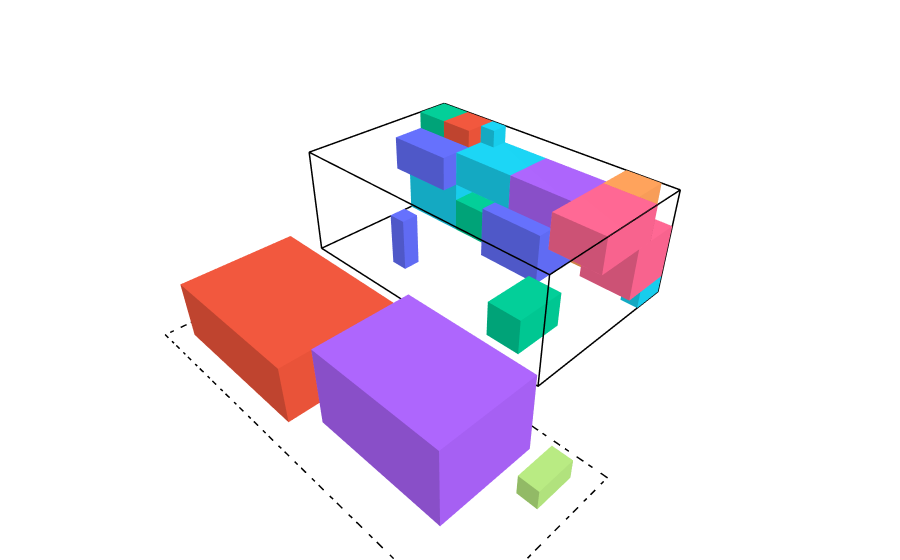

Write notebook code for a chart like this one.
### Markdown cell above
Berikut hasil penyelesaiannya serta visualisasinya.

### Code cell
print(result_2)
draw_state(result_2.final_state)

### Figure 1 — Plotly figure (JSON) as saved in the notebook; plotly's stock layout.template omitted (floating-point values rounded to 4 significant figures)
{"data": [{"hovertemplate": "%{hovertext}<extra></extra>", "hovertext": ["<b>ID:</b> T1<br><b>Size:</b> 10x16x6<br><b>Max_Capacity:</b> 250<br>", "<b>ID:</b> T1<br><b>Size:</b> 10x16x6<br><b>Max_Capacity:</b> 250<br>", "<b>ID:</b> T1<br><b>Size:</b> 10x16x6<br><b>Max_Capacity:</b> 250<br>", "<b>ID:</b> T1<br><b>Size:</b> 10x16x6<br><b>Max_Capacity:</b> 250<br>", "<b>ID:</b> T1<br><b>Size:</b> 10x16x6<br><b>Max_Capacity:</b> 250<br>", "<b>ID:</b> T1<br><b>Size:</b> 10x16x6<br><b>Max_Capacity:</b> 250<br>", "<b>ID:</b> T1<br><b>Size:</b> 10x16x6<br><b>Max_Capacity:</b> 250<br>", "<b>ID:</b> T1<br><b>Size:</b> 10x16x6<br><b>Max_Capacity:</b> 250<br>", "<b>ID:</b> T1<br><b>Size:</b> 10x16x6<br><b>Max_Capacity:</b> 250<br>", "<b>ID:</b> T1<br><b>Size:</b> 10x16x6<br><b>Max_Capacity:</b> 250<br>", "<b>ID:</b> T1<br><b>Size:</b> 10x16x6<br><b>Max_Capacity:</b> 250<br>", "<b>ID:</b> T1<br><b>Size:</b> 10x16x6<br><b>Max_Capacity:</b> 250<br>", "<b>ID:</b> T1<br><b>Size:</b> 10x16x6<br><b>Max_Capacity:</b> 250<br>", "<b>ID:</b> T1<br><b>Size:</b> 10x16x6<br><b>Max_Capacity:</b> 250<br>", "<b>ID:</b> T1<br><b>Size:</b> 10x16x6<br><b>Max_Capacity:</b> 250<br>", "<b>ID:</b> T1<br><b>Size:</b> 10x16x6<br><b>Max_Capacity:</b> 250<br>", "<b>ID:</b> T1<br><b>Size:</b> 10x16x6<br><b>Max_Capacity:</b> 250<br>", "<b>ID:</b> T1<br><b>Size:</b> 10x16x6<br><b>Max_Capacity:</b> 250<br>", "<b>ID:</b> T1<br><b>Size:</b> 10x16x6<br><b>Max_Capacity:</b> 250<br>", "<b>ID:</b> T1<br><b>Size:</b> 10x16x6<br><b>Max_Capacity:</b> 250<br>", "<b>ID:</b> T1<br><b>Size:</b> 10x16x6<br><b>Max_Capacity:</b> 250<br>", "<b>ID:</b> T1<br><b>Size:</b> 10x16x6<br><b>Max_Capacity:</b> 250<br>", "<b>ID:</b> T1<br><b>Size:</b> 10x16x6<br><b>Max_Capacity:</b> 250<br>", "<b>ID:</b> T1<br><b>Size:</b> 10x16x6<br><b>Max_Capacity:</b> 250<br>"], "line": {"color": "black", "width": 3}, "mode": "lines", "name": "Truck T1", "showlegend": false, "type": "scatter3d", "x": [0, 10, 10, 0, 0, null, 0, 10, 10, 0, 0, null, 0, 0, null, 10, 10, null, 10, 10, null, 0, 0, null], "y": [0, 0, 16, 16, 0, null, 0, 0, 16, 16, 0, null, 0, 0, null, 0, 0, null, 16, 16, null, 16, 16, null], "z": [0, 0, 0, 0, 0, null, 6, 6, 6, 6, 6, null, 0, 6, null, 0, 6, null, 0, 6, null, 0, 6, null]}, {"alphahull": 0, "color": "#FFA15A", "flatshading": true, "hovertemplate": "%{hovertext}<extra></extra>", "hovertext": ["<b>ID:</b> A1<br><b>Position:</b> (0, 13, 4)<br><b>Size:</b> 2x2x2<br><b>Value:</b> 90<br><b>Weight:</b> 8<br><b>Is_Fragile:</b> False<br><b>ETA:</b> 1", "<b>ID:</b> A1<br><b>Position:</b> (0, 13, 4)<br><b>Size:</b> 2x2x2<br><b>Value:</b> 90<br><b>Weight:</b> 8<br><b>Is_Fragile:</b> False<br><b>ETA:</b> 1", "<b>ID:</b> A1<br><b>Position:</b> (0, 13, 4)<br><b>Size:</b> 2x2x2<br><b>Value:</b> 90<br><b>Weight:</b> 8<br><b>Is_Fragile:</b> False<br><b>ETA:</b> 1", "<b>ID:</b> A1<br><b>Position:</b> (0, 13, 4)<br><b>Size:</b> 2x2x2<br><b>Value:</b> 90<br><b>Weight:</b> 8<br><b>Is_Fragile:</b> False<br><b>ETA:</b> 1", "<b>ID:</b> A1<br><b>Position:</b> (0, 13, 4)<br><b>Size:</b> 2x2x2<br><b>Value:</b> 90<br><b>Weight:</b> 8<br><b>Is_Fragile:</b> False<br><b>ETA:</b> 1", "<b>ID:</b> A1<br><b>Position:</b> (0, 13, 4)<br><b>Size:</b> 2x2x2<br><b>Value:</b> 90<br><b>Weight:</b> 8<br><b>Is_Fragile:</b> False<br><b>ETA:</b> 1", "<b>ID:</b> A1<br><b>Position:</b> (0, 13, 4)<br><b>Size:</b> 2x2x2<br><b>Value:</b> 90<br><b>Weight:</b> 8<br><b>Is_Fragile:</b> False<br><b>ETA:</b> 1", "<b>ID:</b> A1<br><b>Position:</b> (0, 13, 4)<br><b>Size:</b> 2x2x2<br><b>Value:</b> 90<br><b>Weight:</b> 8<br><b>Is_Fragile:</b> False<br><b>ETA:</b> 1"], "name": "Package A1", "opacity": 1, "showlegend": false, "type": "mesh3d", "x": [0, 2, 2, 0, 0, 2, 2, 0], "y": [13, 13, 15, 15, 13, 13, 15, 15], "z": [4, 4, 4, 4, 6, 6, 6, 6]}, {"alphahull": 0, "color": "#00CC96", "flatshading": true, "hovertemplate": "%{hovertext}<extra></extra>", "hovertext": ["<b>ID:</b> A2<br><b>Position:</b> (6, 12, 0)<br><b>Size:</b> 3x2x2<br><b>Value:</b> 85<br><b>Weight:</b> 10<br><b>Is_Fragile:</b> False<br><b>ETA:</b> 2", "<b>ID:</b> A2<br><b>Position:</b> (6, 12, 0)<br><b>Size:</b> 3x2x2<br><b>Value:</b> 85<br><b>Weight:</b> 10<br><b>Is_Fragile:</b> False<br><b>ETA:</b> 2", "<b>ID:</b> A2<br><b>Position:</b> (6, 12, 0)<br><b>Size:</b> 3x2x2<br><b>Value:</b> 85<br><b>Weight:</b> 10<br><b>Is_Fragile:</b> False<br><b>ETA:</b> 2", "<b>ID:</b> A2<br><b>Position:</b> (6, 12, 0)<br><b>Size:</b> 3x2x2<br><b>Value:</b> 85<br><b>Weight:</b> 10<br><b>Is_Fragile:</b> False<br><b>ETA:</b> 2", "<b>ID:</b> A2<br><b>Position:</b> (6, 12, 0)<br><b>Size:</b> 3x2x2<br><b>Value:</b> 85<br><b>Weight:</b> 10<br><b>Is_Fragile:</b> False<br><b>ETA:</b> 2", "<b>ID:</b> A2<br><b>Position:</b> (6, 12, 0)<br><b>Size:</b> 3x2x2<br><b>Value:</b> 85<br><b>Weight:</b> 10<br><b>Is_Fragile:</b> False<br><b>ETA:</b> 2", "<b>ID:</b> A2<br><b>Position:</b> (6, 12, 0)<br><b>Size:</b> 3x2x2<br><b>Value:</b> 85<br><b>Weight:</b> 10<br><b>Is_Fragile:</b> False<br><b>ETA:</b> 2", "<b>ID:</b> A2<br><b>Position:</b> (6, 12, 0)<br><b>Size:</b> 3x2x2<br><b>Value:</b> 85<br><b>Weight:</b> 10<br><b>Is_Fragile:</b> False<br><b>ETA:</b> 2"], "name": "Package A2", "opacity": 1, "showlegend": false, "type": "mesh3d", "x": [6, 9, 9, 6, 6, 9, 9, 6], "y": [12, 12, 14, 14, 12, 12, 14, 14], "z": [0, 0, 0, 0, 2, 2, 2, 2]}, {"alphahull": 0, "color": "#636EFA", "flatshading": true, "hovertemplate": "%{hovertext}<extra></extra>", "hovertext": ["<b>ID:</b> A3<br><b>Position:</b> (7, 4, 0)<br><b>Size:</b> 1x1x3<br><b>Value:</b> 70<br><b>Weight:</b> 5<br><b>Is_Fragile:</b> True<br><b>ETA:</b> 1", "<b>ID:</b> A3<br><b>Position:</b> (7, 4, 0)<br><b>Size:</b> 1x1x3<br><b>Value:</b> 70<br><b>Weight:</b> 5<br><b>Is_Fragile:</b> True<br><b>ETA:</b> 1", "<b>ID:</b> A3<br><b>Position:</b> (7, 4, 0)<br><b>Size:</b> 1x1x3<br><b>Value:</b> 70<br><b>Weight:</b> 5<br><b>Is_Fragile:</b> True<br><b>ETA:</b> 1", "<b>ID:</b> A3<br><b>Position:</b> (7, 4, 0)<br><b>Size:</b> 1x1x3<br><b>Value:</b> 70<br><b>Weight:</b> 5<br><b>Is_Fragile:</b> True<br><b>ETA:</b> 1", "<b>ID:</b> A3<br><b>Position:</b> (7, 4, 0)<br><b>Size:</b> 1x1x3<br><b>Value:</b> 70<br><b>Weight:</b> 5<br><b>Is_Fragile:</b> True<br><b>ETA:</b> 1", "<b>ID:</b> A3<br><b>Position:</b> (7, 4, 0)<br><b>Size:</b> 1x1x3<br><b>Value:</b> 70<br><b>Weight:</b> 5<br><b>Is_Fragile:</b> True<br><b>ETA:</b> 1", "<b>ID:</b> A3<br><b>Position:</b> (7, 4, 0)<br><b>Size:</b> 1x1x3<br><b>Value:</b> 70<br><b>Weight:</b> 5<br><b>Is_Fragile:</b> True<br><b>ETA:</b> 1", "<b>ID:</b> A3<br><b>Position:</b> (7, 4, 0)<br><b>Size:</b> 1x1x3<br><b>Value:</b> 70<br><b>Weight:</b> 5<br><b>Is_Fragile:</b> True<br><b>ETA:</b> 1"], "name": "Package A3", "opacity": 1, "showlegend": false, "type": "mesh3d", "x": [7, 8, 8, 7, 7, 8, 8, 7], "y": [4, 4, 5, 5, 4, 4, 5, 5], "z": [0, 0, 0, 0, 3, 3, 3, 3]}, {"alphahull": 0, "color": "#00CC96", "flatshading": true, "hovertemplate": "%{hovertext}<extra></extra>", "hovertext": ["<b>ID:</b> A4<br><b>Position:</b> (0, 0, 5)<br><b>Size:</b> 2x2x1<br><b>Value:</b> 65<br><b>Weight:</b> 6<br><b>Is_Fragile:</b> False<br><b>ETA:</b> 3", "<b>ID:</b> A4<br><b>Position:</b> (0, 0, 5)<br><b>Size:</b> 2x2x1<br><b>Value:</b> 65<br><b>Weight:</b> 6<br><b>Is_Fragile:</b> False<br><b>ETA:</b> 3", "<b>ID:</b> A4<br><b>Position:</b> (0, 0, 5)<br><b>Size:</b> 2x2x1<br><b>Value:</b> 65<br><b>Weight:</b> 6<br><b>Is_Fragile:</b> False<br><b>ETA:</b> 3", "<b>ID:</b> A4<br><b>Position:</b> (0, 0, 5)<br><b>Size:</b> 2x2x1<br><b>Value:</b> 65<br><b>Weight:</b> 6<br><b>Is_Fragile:</b> False<br><b>ETA:</b> 3", "<b>ID:</b> A4<br><b>Position:</b> (0, 0, 5)<br><b>Size:</b> 2x2x1<br><b>Value:</b> 65<br><b>Weight:</b> 6<br><b>Is_Fragile:</b> False<br><b>ETA:</b> 3", "<b>ID:</b> A4<br><b>Position:</b> (0, 0, 5)<br><b>Size:</b> 2x2x1<br><b>Value:</b> 65<br><b>Weight:</b> 6<br><b>Is_Fragile:</b> False<br><b>ETA:</b> 3", "<b>ID:</b> A4<br><b>Position:</b> (0, 0, 5)<br><b>Size:</b> 2x2x1<br><b>Value:</b> 65<br><b>Weight:</b> 6<br><b>Is_Fragile:</b> False<br><b>ETA:</b> 3", "<b>ID:</b> A4<br><b>Position:</b> (0, 0, 5)<br><b>Size:</b> 2x2x1<br><b>Value:</b> 65<br><b>Weight:</b> 6<br><b>Is_Fragile:</b> False<br><b>ETA:</b> 3"], "name": "Package A4", "opacity": 1, "showlegend": false, "type": "mesh3d", "x": [0, 2, 2, 0, 0, 2, 2, 0], "y": [0, 0, 2, 2, 0, 0, 2, 2], "z": [5, 5, 5, 5, 6, 6, 6, 6]}, {"alphahull": 0, "color": "#19D3F3", "flatshading": true, "hovertemplate": "%{hovertext}<extra></extra>", "hovertext": ["<b>ID:</b> B1<br><b>Position:</b> (0, 4, 3)<br><b>Size:</b> 3x4x2<br><b>Value:</b> 100<br><b>Weight:</b> 18<br><b>Is_Fragile:</b> False<br><b>ETA:</b> 4", "<b>ID:</b> B1<br><b>Position:</b> (0, 4, 3)<br><b>Size:</b> 3x4x2<br><b>Value:</b> 100<br><b>Weight:</b> 18<br><b>Is_Fragile:</b> False<br><b>ETA:</b> 4", "<b>ID:</b> B1<br><b>Position:</b> (0, 4, 3)<br><b>Size:</b> 3x4x2<br><b>Value:</b> 100<br><b>Weight:</b> 18<br><b>Is_Fragile:</b> False<br><b>ETA:</b> 4", "<b>ID:</b> B1<br><b>Position:</b> (0, 4, 3)<br><b>Size:</b> 3x4x2<br><b>Value:</b> 100<br><b>Weight:</b> 18<br><b>Is_Fragile:</b> False<br><b>ETA:</b> 4", "<b>ID:</b> B1<br><b>Position:</b> (0, 4, 3)<br><b>Size:</b> 3x4x2<br><b>Value:</b> 100<br><b>Weight:</b> 18<br><b>Is_Fragile:</b> False<br><b>ETA:</b> 4", "<b>ID:</b> B1<br><b>Position:</b> (0, 4, 3)<br><b>Size:</b> 3x4x2<br><b>Value:</b> 100<br><b>Weight:</b> 18<br><b>Is_Fragile:</b> False<br><b>ETA:</b> 4", "<b>ID:</b> B1<br><b>Position:</b> (0, 4, 3)<br><b>Size:</b> 3x4x2<br><b>Value:</b> 100<br><b>Weight:</b> 18<br><b>Is_Fragile:</b> False<br><b>ETA:</b> 4", "<b>ID:</b> B1<br><b>Position:</b> (0, 4, 3)<br><b>Size:</b> 3x4x2<br><b>Value:</b> 100<br><b>Weight:</b> 18<br><b>Is_Fragile:</b> False<br><b>ETA:</b> 4"], "name": "Package B1", "opacity": 1, "showlegend": false, "type": "mesh3d", "x": [0, 3, 3, 0, 0, 3, 3, 0], "y": [4, 4, 8, 8, 4, 4, 8, 8], "z": [3, 3, 3, 3, 5, 5, 5, 5]}, {"alphahull": 0, "color": "#636EFA", "flatshading": true, "hovertemplate": "%{hovertext}<extra></extra>", "hovertext": ["<b>ID:</b> B2<br><b>Position:</b> (0, 7, 0)<br><b>Size:</b> 4x4x3<br><b>Value:</b> 110<br><b>Weight:</b> 22<br><b>Is_Fragile:</b> False<br><b>ETA:</b> 2", "<b>ID:</b> B2<br><b>Position:</b> (0, 7, 0)<br><b>Size:</b> 4x4x3<br><b>Value:</b> 110<br><b>Weight:</b> 22<br><b>Is_Fragile:</b> False<br><b>ETA:</b> 2", "<b>ID:</b> B2<br><b>Position:</b> (0, 7, 0)<br><b>Size:</b> 4x4x3<br><b>Value:</b> 110<br><b>Weight:</b> 22<br><b>Is_Fragile:</b> False<br><b>ETA:</b> 2", "<b>ID:</b> B2<br><b>Position:</b> (0, 7, 0)<br><b>Size:</b> 4x4x3<br><b>Value:</b> 110<br><b>Weight:</b> 22<br><b>Is_Fragile:</b> False<br><b>ETA:</b> 2", "<b>ID:</b> B2<br><b>Position:</b> (0, 7, 0)<br><b>Size:</b> 4x4x3<br><b>Value:</b> 110<br><b>Weight:</b> 22<br><b>Is_Fragile:</b> False<br><b>ETA:</b> 2", "<b>ID:</b> B2<br><b>Position:</b> (0, 7, 0)<br><b>Size:</b> 4x4x3<br><b>Value:</b> 110<br><b>Weight:</b> 22<br><b>Is_Fragile:</b> False<br><b>ETA:</b> 2", "<b>ID:</b> B2<br><b>Position:</b> (0, 7, 0)<br><b>Size:</b> 4x4x3<br><b>Value:</b> 110<br><b>Weight:</b> 22<br><b>Is_Fragile:</b> False<br><b>ETA:</b> 2", "<b>ID:</b> B2<br><b>Position:</b> (0, 7, 0)<br><b>Size:</b> 4x4x3<br><b>Value:</b> 110<br><b>Weight:</b> 22<br><b>Is_Fragile:</b> False<br><b>ETA:</b> 2"], "name": "Package B2", "opacity": 1, "showlegend": false, "type": "mesh3d", "x": [0, 4, 4, 0, 0, 4, 4, 0], "y": [7, 7, 11, 11, 7, 7, 11, 11], "z": [0, 0, 0, 0, 3, 3, 3, 3]}, {"alphahull": 0, "color": "#AB63FA", "flatshading": true, "hovertemplate": "%{hovertext}<extra></extra>", "hovertext": ["<b>ID:</b> B3<br><b>Position:</b> (0, 8, 3)<br><b>Size:</b> 3x5x2<br><b>Value:</b> 95<br><b>Weight:</b> 20<br><b>Is_Fragile:</b> True<br><b>ETA:</b> 3", "<b>ID:</b> B3<br><b>Position:</b> (0, 8, 3)<br><b>Size:</b> 3x5x2<br><b>Value:</b> 95<br><b>Weight:</b> 20<br><b>Is_Fragile:</b> True<br><b>ETA:</b> 3", "<b>ID:</b> B3<br><b>Position:</b> (0, 8, 3)<br><b>Size:</b> 3x5x2<br><b>Value:</b> 95<br><b>Weight:</b> 20<br><b>Is_Fragile:</b> True<br><b>ETA:</b> 3", "<b>ID:</b> B3<br><b>Position:</b> (0, 8, 3)<br><b>Size:</b> 3x5x2<br><b>Value:</b> 95<br><b>Weight:</b> 20<br><b>Is_Fragile:</b> True<br><b>ETA:</b> 3", "<b>ID:</b> B3<br><b>Position:</b> (0, 8, 3)<br><b>Size:</b> 3x5x2<br><b>Value:</b> 95<br><b>Weight:</b> 20<br><b>Is_Fragile:</b> True<br><b>ETA:</b> 3", "<b>ID:</b> B3<br><b>Position:</b> (0, 8, 3)<br><b>Size:</b> 3x5x2<br><b>Value:</b> 95<br><b>Weight:</b> 20<br><b>Is_Fragile:</b> True<br><b>ETA:</b> 3", "<b>ID:</b> B3<br><b>Position:</b> (0, 8, 3)<br><b>Size:</b> 3x5x2<br><b>Value:</b> 95<br><b>Weight:</b> 20<br><b>Is_Fragile:</b> True<br><b>ETA:</b> 3", "<b>ID:</b> B3<br><b>Position:</b> (0, 8, 3)<br><b>Size:</b> 3x5x2<br><b>Value:</b> 95<br><b>Weight:</b> 20<br><b>Is_Fragile:</b> True<br><b>ETA:</b> 3"], "name": "Package B3", "opacity": 1, "showlegend": false, "type": "mesh3d", "x": [0, 3, 3, 0, 0, 3, 3, 0], "y": [8, 8, 13, 13, 8, 8, 13, 13], "z": [3, 3, 3, 3, 5, 5, 5, 5]}, {"alphahull": 0, "color": "#FF6692", "flatshading": true, "hovertemplate": "%{hovertext}<extra></extra>", "hovertext": ["<b>ID:</b> B4<br><b>Position:</b> (2, 13, 4)<br><b>Size:</b> 4x3x2<br><b>Value:</b> 85<br><b>Weight:</b> 16<br><b>Is_Fragile:</b> False<br><b>ETA:</b> 5", "<b>ID:</b> B4<br><b>Position:</b> (2, 13, 4)<br><b>Size:</b> 4x3x2<br><b>Value:</b> 85<br><b>Weight:</b> 16<br><b>Is_Fragile:</b> False<br><b>ETA:</b> 5", "<b>ID:</b> B4<br><b>Position:</b> (2, 13, 4)<br><b>Size:</b> 4x3x2<br><b>Value:</b> 85<br><b>Weight:</b> 16<br><b>Is_Fragile:</b> False<br><b>ETA:</b> 5", "<b>ID:</b> B4<br><b>Position:</b> (2, 13, 4)<br><b>Size:</b> 4x3x2<br><b>Value:</b> 85<br><b>Weight:</b> 16<br><b>Is_Fragile:</b> False<br><b>ETA:</b> 5", "<b>ID:</b> B4<br><b>Position:</b> (2, 13, 4)<br><b>Size:</b> 4x3x2<br><b>Value:</b> 85<br><b>Weight:</b> 16<br><b>Is_Fragile:</b> False<br><b>ETA:</b> 5", "<b>ID:</b> B4<br><b>Position:</b> (2, 13, 4)<br><b>Size:</b> 4x3x2<br><b>Value:</b> 85<br><b>Weight:</b> 16<br><b>Is_Fragile:</b> False<br><b>ETA:</b> 5", "<b>ID:</b> B4<br><b>Position:</b> (2, 13, 4)<br><b>Size:</b> 4x3x2<br><b>Value:</b> 85<br><b>Weight:</b> 16<br><b>Is_Fragile:</b> False<br><b>ETA:</b> 5", "<b>ID:</b> B4<br><b>Position:</b> (2, 13, 4)<br><b>Size:</b> 4x3x2<br><b>Value:</b> 85<br><b>Weight:</b> 16<br><b>Is_Fragile:</b> False<br><b>ETA:</b> 5"], "name": "Package B4", "opacity": 1, "showlegend": false, "type": "mesh3d", "x": [2, 6, 6, 2, 2, 6, 6, 2], "y": [13, 13, 16, 16, 13, 13, 16, 16], "z": [4, 4, 4, 4, 6, 6, 6, 6]}, {"alphahull": 0, "color": "#FF6692", "flatshading": true, "hovertemplate": "%{hovertext}<extra></extra>", "hovertext": ["<b>ID:</b> B5<br><b>Position:</b> (0, 13, 1)<br><b>Size:</b> 3x3x3<br><b>Value:</b> 90<br><b>Weight:</b> 19<br><b>Is_Fragile:</b> False<br><b>ETA:</b> 1", "<b>ID:</b> B5<br><b>Position:</b> (0, 13, 1)<br><b>Size:</b> 3x3x3<br><b>Value:</b> 90<br><b>Weight:</b> 19<br><b>Is_Fragile:</b> False<br><b>ETA:</b> 1", "<b>ID:</b> B5<br><b>Position:</b> (0, 13, 1)<br><b>Size:</b> 3x3x3<br><b>Value:</b> 90<br><b>Weight:</b> 19<br><b>Is_Fragile:</b> False<br><b>ETA:</b> 1", "<b>ID:</b> B5<br><b>Position:</b> (0, 13, 1)<br><b>Size:</b> 3x3x3<br><b>Value:</b> 90<br><b>Weight:</b> 19<br><b>Is_Fragile:</b> False<br><b>ETA:</b> 1", "<b>ID:</b> B5<br><b>Position:</b> (0, 13, 1)<br><b>Size:</b> 3x3x3<br><b>Value:</b> 90<br><b>Weight:</b> 19<br><b>Is_Fragile:</b> False<br><b>ETA:</b> 1", "<b>ID:</b> B5<br><b>Position:</b> (0, 13, 1)<br><b>Size:</b> 3x3x3<br><b>Value:</b> 90<br><b>Weight:</b> 19<br><b>Is_Fragile:</b> False<br><b>ETA:</b> 1", "<b>ID:</b> B5<br><b>Position:</b> (0, 13, 1)<br><b>Size:</b> 3x3x3<br><b>Value:</b> 90<br><b>Weight:</b> 19<br><b>Is_Fragile:</b> False<br><b>ETA:</b> 1", "<b>ID:</b> B5<br><b>Position:</b> (0, 13, 1)<br><b>Size:</b> 3x3x3<br><b>Value:</b> 90<br><b>Weight:</b> 19<br><b>Is_Fragile:</b> False<br><b>ETA:</b> 1"], "name": "Package B5", "opacity": 1, "showlegend": false, "type": "mesh3d", "x": [0, 3, 3, 0, 0, 3, 3, 0], "y": [13, 13, 16, 16, 13, 13, 16, 16], "z": [1, 1, 1, 1, 4, 4, 4, 4]}, {"alphahull": 0, "color": "#19D3F3", "flatshading": true, "hovertemplate": "%{hovertext}<extra></extra>", "hovertext": ["<b>ID:</b> H1<br><b>Position:</b> (0, 0, 0)<br><b>Size:</b> 3x4x3<br><b>Value:</b> 160<br><b>Weight:</b> 45<br><b>Is_Fragile:</b> False<br><b>ETA:</b> 2", "<b>ID:</b> H1<br><b>Position:</b> (0, 0, 0)<br><b>Size:</b> 3x4x3<br><b>Value:</b> 160<br><b>Weight:</b> 45<br><b>Is_Fragile:</b> False<br><b>ETA:</b> 2", "<b>ID:</b> H1<br><b>Position:</b> (0, 0, 0)<br><b>Size:</b> 3x4x3<br><b>Value:</b> 160<br><b>Weight:</b> 45<br><b>Is_Fragile:</b> False<br><b>ETA:</b> 2", "<b>ID:</b> H1<br><b>Position:</b> (0, 0, 0)<br><b>Size:</b> 3x4x3<br><b>Value:</b> 160<br><b>Weight:</b> 45<br><b>Is_Fragile:</b> False<br><b>ETA:</b> 2", "<b>ID:</b> H1<br><b>Position:</b> (0, 0, 0)<br><b>Size:</b> 3x4x3<br><b>Value:</b> 160<br><b>Weight:</b> 45<br><b>Is_Fragile:</b> False<br><b>ETA:</b> 2", "<b>ID:</b> H1<br><b>Position:</b> (0, 0, 0)<br><b>Size:</b> 3x4x3<br><b>Value:</b> 160<br><b>Weight:</b> 45<br><b>Is_Fragile:</b> False<br><b>ETA:</b> 2", "<b>ID:</b> H1<br><b>Position:</b> (0, 0, 0)<br><b>Size:</b> 3x4x3<br><b>Value:</b> 160<br><b>Weight:</b> 45<br><b>Is_Fragile:</b> False<br><b>ETA:</b> 2", "<b>ID:</b> H1<br><b>Position:</b> (0, 0, 0)<br><b>Size:</b> 3x4x3<br><b>Value:</b> 160<br><b>Weight:</b> 45<br><b>Is_Fragile:</b> False<br><b>ETA:</b> 2"], "name": "Package H1", "opacity": 1, "showlegend": false, "type": "mesh3d", "x": [0, 3, 3, 0, 0, 3, 3, 0], "y": [0, 0, 4, 4, 0, 0, 4, 4], "z": [0, 0, 0, 0, 3, 3, 3, 3]}, {"alphahull": 0, "color": "#636EFA", "flatshading": true, "hovertemplate": "%{hovertext}<extra></extra>", "hovertext": ["<b>ID:</b> H2<br><b>Position:</b> (0, 0, 3)<br><b>Size:</b> 4x4x2<br><b>Value:</b> 140<br><b>Weight:</b> 38<br><b>Is_Fragile:</b> False<br><b>ETA:</b> 6", "<b>ID:</b> H2<br><b>Position:</b> (0, 0, 3)<br><b>Size:</b> 4x4x2<br><b>Value:</b> 140<br><b>Weight:</b> 38<br><b>Is_Fragile:</b> False<br><b>ETA:</b> 6", "<b>ID:</b> H2<br><b>Position:</b> (0, 0, 3)<br><b>Size:</b> 4x4x2<br><b>Value:</b> 140<br><b>Weight:</b> 38<br><b>Is_Fragile:</b> False<br><b>ETA:</b> 6", "<b>ID:</b> H2<br><b>Position:</b> (0, 0, 3)<br><b>Size:</b> 4x4x2<br><b>Value:</b> 140<br><b>Weight:</b> 38<br><b>Is_Fragile:</b> False<br><b>ETA:</b> 6", "<b>ID:</b> H2<br><b>Position:</b> (0, 0, 3)<br><b>Size:</b> 4x4x2<br><b>Value:</b> 140<br><b>Weight:</b> 38<br><b>Is_Fragile:</b> False<br><b>ETA:</b> 6", "<b>ID:</b> H2<br><b>Position:</b> (0, 0, 3)<br><b>Size:</b> 4x4x2<br><b>Value:</b> 140<br><b>Weight:</b> 38<br><b>Is_Fragile:</b> False<br><b>ETA:</b> 6", "<b>ID:</b> H2<br><b>Position:</b> (0, 0, 3)<br><b>Size:</b> 4x4x2<br><b>Value:</b> 140<br><b>Weight:</b> 38<br><b>Is_Fragile:</b> False<br><b>ETA:</b> 6", "<b>ID:</b> H2<br><b>Position:</b> (0, 0, 3)<br><b>Size:</b> 4x4x2<br><b>Value:</b> 140<br><b>Weight:</b> 38<br><b>Is_Fragile:</b> False<br><b>ETA:</b> 6"], "name": "Package H2", "opacity": 1, "showlegend": false, "type": "mesh3d", "x": [0, 4, 4, 0, 0, 4, 4, 0], "y": [0, 0, 4, 4, 0, 0, 4, 4], "z": [3, 3, 3, 3, 5, 5, 5, 5]}, {"alphahull": 0, "color": "#00CC96", "flatshading": true, "hovertemplate": "%{hovertext}<extra></extra>", "hovertext": ["<b>ID:</b> H3<br><b>Position:</b> (0, 4, 0)<br><b>Size:</b> 3x3x2<br><b>Value:</b> 120<br><b>Weight:</b> 32<br><b>Is_Fragile:</b> True<br><b>ETA:</b> 1", "<b>ID:</b> H3<br><b>Position:</b> (0, 4, 0)<br><b>Size:</b> 3x3x2<br><b>Value:</b> 120<br><b>Weight:</b> 32<br><b>Is_Fragile:</b> True<br><b>ETA:</b> 1", "<b>ID:</b> H3<br><b>Position:</b> (0, 4, 0)<br><b>Size:</b> 3x3x2<br><b>Value:</b> 120<br><b>Weight:</b> 32<br><b>Is_Fragile:</b> True<br><b>ETA:</b> 1", "<b>ID:</b> H3<br><b>Position:</b> (0, 4, 0)<br><b>Size:</b> 3x3x2<br><b>Value:</b> 120<br><b>Weight:</b> 32<br><b>Is_Fragile:</b> True<br><b>ETA:</b> 1", "<b>ID:</b> H3<br><b>Position:</b> (0, 4, 0)<br><b>Size:</b> 3x3x2<br><b>Value:</b> 120<br><b>Weight:</b> 32<br><b>Is_Fragile:</b> True<br><b>ETA:</b> 1", "<b>ID:</b> H3<br><b>Position:</b> (0, 4, 0)<br><b>Size:</b> 3x3x2<br><b>Value:</b> 120<br><b>Weight:</b> 32<br><b>Is_Fragile:</b> True<br><b>ETA:</b> 1", "<b>ID:</b> H3<br><b>Position:</b> (0, 4, 0)<br><b>Size:</b> 3x3x2<br><b>Value:</b> 120<br><b>Weight:</b> 32<br><b>Is_Fragile:</b> True<br><b>ETA:</b> 1", "<b>ID:</b> H3<br><b>Position:</b> (0, 4, 0)<br><b>Size:</b> 3x3x2<br><b>Value:</b> 120<br><b>Weight:</b> 32<br><b>Is_Fragile:</b> True<br><b>ETA:</b> 1"], "name": "Package H3", "opacity": 1, "showlegend": false, "type": "mesh3d", "x": [0, 3, 3, 0, 0, 3, 3, 0], "y": [4, 4, 7, 7, 4, 4, 7, 7], "z": [0, 0, 0, 0, 2, 2, 2, 2]}, {"alphahull": 0, "color": "#19D3F3", "flatshading": true, "hovertemplate": "%{hovertext}<extra></extra>", "hovertext": ["<b>ID:</b> S1<br><b>Position:</b> (0, 4, 5)<br><b>Size:</b> 1x1x1<br><b>Value:</b> 25<br><b>Weight:</b> 2<br><b>Is_Fragile:</b> False<br><b>ETA:</b> 1", "<b>ID:</b> S1<br><b>Position:</b> (0, 4, 5)<br><b>Size:</b> 1x1x1<br><b>Value:</b> 25<br><b>Weight:</b> 2<br><b>Is_Fragile:</b> False<br><b>ETA:</b> 1", "<b>ID:</b> S1<br><b>Position:</b> (0, 4, 5)<br><b>Size:</b> 1x1x1<br><b>Value:</b> 25<br><b>Weight:</b> 2<br><b>Is_Fragile:</b> False<br><b>ETA:</b> 1", "<b>ID:</b> S1<br><b>Position:</b> (0, 4, 5)<br><b>Size:</b> 1x1x1<br><b>Value:</b> 25<br><b>Weight:</b> 2<br><b>Is_Fragile:</b> False<br><b>ETA:</b> 1", "<b>ID:</b> S1<br><b>Position:</b> (0, 4, 5)<br><b>Size:</b> 1x1x1<br><b>Value:</b> 25<br><b>Weight:</b> 2<br><b>Is_Fragile:</b> False<br><b>ETA:</b> 1", "<b>ID:</b> S1<br><b>Position:</b> (0, 4, 5)<br><b>Size:</b> 1x1x1<br><b>Value:</b> 25<br><b>Weight:</b> 2<br><b>Is_Fragile:</b> False<br><b>ETA:</b> 1", "<b>ID:</b> S1<br><b>Position:</b> (0, 4, 5)<br><b>Size:</b> 1x1x1<br><b>Value:</b> 25<br><b>Weight:</b> 2<br><b>Is_Fragile:</b> False<br><b>ETA:</b> 1", "<b>ID:</b> S1<br><b>Position:</b> (0, 4, 5)<br><b>Size:</b> 1x1x1<br><b>Value:</b> 25<br><b>Weight:</b> 2<br><b>Is_Fragile:</b> False<br><b>ETA:</b> 1"], "name": "Package S1", "opacity": 1, "showlegend": false, "type": "mesh3d", "x": [0, 1, 1, 0, 0, 1, 1, 0], "y": [4, 4, 5, 5, 4, 4, 5, 5], "z": [5, 5, 5, 5, 6, 6, 6, 6]}, {"alphahull": 0, "color": "#FFA15A", "flatshading": true, "hovertemplate": "%{hovertext}<extra></extra>", "hovertext": ["<b>ID:</b> S2<br><b>Position:</b> (0, 11, 0)<br><b>Size:</b> 1x2x1<br><b>Value:</b> 30<br><b>Weight:</b> 3<br><b>Is_Fragile:</b> False<br><b>ETA:</b> 2", "<b>ID:</b> S2<br><b>Position:</b> (0, 11, 0)<br><b>Size:</b> 1x2x1<br><b>Value:</b> 30<br><b>Weight:</b> 3<br><b>Is_Fragile:</b> False<br><b>ETA:</b> 2", "<b>ID:</b> S2<br><b>Position:</b> (0, 11, 0)<br><b>Size:</b> 1x2x1<br><b>Value:</b> 30<br><b>Weight:</b> 3<br><b>Is_Fragile:</b> False<br><b>ETA:</b> 2", "<b>ID:</b> S2<br><b>Position:</b> (0, 11, 0)<br><b>Size:</b> 1x2x1<br><b>Value:</b> 30<br><b>Weight:</b> 3<br><b>Is_Fragile:</b> False<br><b>ETA:</b> 2", "<b>ID:</b> S2<br><b>Position:</b> (0, 11, 0)<br><b>Size:</b> 1x2x1<br><b>Value:</b> 30<br><b>Weight:</b> 3<br><b>Is_Fragile:</b> False<br><b>ETA:</b> 2", "<b>ID:</b> S2<br><b>Position:</b> (0, 11, 0)<br><b>Size:</b> 1x2x1<br><b>Value:</b> 30<br><b>Weight:</b> 3<br><b>Is_Fragile:</b> False<br><b>ETA:</b> 2", "<b>ID:</b> S2<br><b>Position:</b> (0, 11, 0)<br><b>Size:</b> 1x2x1<br><b>Value:</b> 30<br><b>Weight:</b> 3<br><b>Is_Fragile:</b> False<br><b>ETA:</b> 2", "<b>ID:</b> S2<br><b>Position:</b> (0, 11, 0)<br><b>Size:</b> 1x2x1<br><b>Value:</b> 30<br><b>Weight:</b> 3<br><b>Is_Fragile:</b> False<br><b>ETA:</b> 2"], "name": "Package S2", "opacity": 1, "showlegend": false, "type": "mesh3d", "x": [0, 1, 1, 0, 0, 1, 1, 0], "y": [11, 11, 13, 13, 11, 11, 13, 13], "z": [0, 0, 0, 0, 1, 1, 1, 1]}, {"alphahull": 0, "color": "#19D3F3", "flatshading": true, "hovertemplate": "%{hovertext}<extra></extra>", "hovertext": ["<b>ID:</b> S4<br><b>Position:</b> (0, 15, 0)<br><b>Size:</b> 2x1x1<br><b>Value:</b> 20<br><b>Weight:</b> 2<br><b>Is_Fragile:</b> False<br><b>ETA:</b> 3", "<b>ID:</b> S4<br><b>Position:</b> (0, 15, 0)<br><b>Size:</b> 2x1x1<br><b>Value:</b> 20<br><b>Weight:</b> 2<br><b>Is_Fragile:</b> False<br><b>ETA:</b> 3", "<b>ID:</b> S4<br><b>Position:</b> (0, 15, 0)<br><b>Size:</b> 2x1x1<br><b>Value:</b> 20<br><b>Weight:</b> 2<br><b>Is_Fragile:</b> False<br><b>ETA:</b> 3", "<b>ID:</b> S4<br><b>Position:</b> (0, 15, 0)<br><b>Size:</b> 2x1x1<br><b>Value:</b> 20<br><b>Weight:</b> 2<br><b>Is_Fragile:</b> False<br><b>ETA:</b> 3", "<b>ID:</b> S4<br><b>Position:</b> (0, 15, 0)<br><b>Size:</b> 2x1x1<br><b>Value:</b> 20<br><b>Weight:</b> 2<br><b>Is_Fragile:</b> False<br><b>ETA:</b> 3", "<b>ID:</b> S4<br><b>Position:</b> (0, 15, 0)<br><b>Size:</b> 2x1x1<br><b>Value:</b> 20<br><b>Weight:</b> 2<br><b>Is_Fragile:</b> False<br><b>ETA:</b> 3", "<b>ID:</b> S4<br><b>Position:</b> (0, 15, 0)<br><b>Size:</b> 2x1x1<br><b>Value:</b> 20<br><b>Weight:</b> 2<br><b>Is_Fragile:</b> False<br><b>ETA:</b> 3", "<b>ID:</b> S4<br><b>Position:</b> (0, 15, 0)<br><b>Size:</b> 2x1x1<br><b>Value:</b> 20<br><b>Weight:</b> 2<br><b>Is_Fragile:</b> False<br><b>ETA:</b> 3"], "name": "Package S4", "opacity": 1, "showlegend": false, "type": "mesh3d", "x": [0, 2, 2, 0, 0, 2, 2, 0], "y": [15, 15, 16, 16, 15, 15, 16, 16], "z": [0, 0, 0, 0, 1, 1, 1, 1]}, {"alphahull": 0, "color": "#EF553B", "flatshading": true, "hovertemplate": "%{hovertext}<extra></extra>", "hovertext": ["<b>ID:</b> S5<br><b>Position:</b> (0, 2, 5)<br><b>Size:</b> 2x2x1<br><b>Value:</b> 35<br><b>Weight:</b> 4<br><b>Is_Fragile:</b> False<br><b>ETA:</b> 5", "<b>ID:</b> S5<br><b>Position:</b> (0, 2, 5)<br><b>Size:</b> 2x2x1<br><b>Value:</b> 35<br><b>Weight:</b> 4<br><b>Is_Fragile:</b> False<br><b>ETA:</b> 5", "<b>ID:</b> S5<br><b>Position:</b> (0, 2, 5)<br><b>Size:</b> 2x2x1<br><b>Value:</b> 35<br><b>Weight:</b> 4<br><b>Is_Fragile:</b> False<br><b>ETA:</b> 5", "<b>ID:</b> S5<br><b>Position:</b> (0, 2, 5)<br><b>Size:</b> 2x2x1<br><b>Value:</b> 35<br><b>Weight:</b> 4<br><b>Is_Fragile:</b> False<br><b>ETA:</b> 5", "<b>ID:</b> S5<br><b>Position:</b> (0, 2, 5)<br><b>Size:</b> 2x2x1<br><b>Value:</b> 35<br><b>Weight:</b> 4<br><b>Is_Fragile:</b> False<br><b>ETA:</b> 5", "<b>ID:</b> S5<br><b>Position:</b> (0, 2, 5)<br><b>Size:</b> 2x2x1<br><b>Value:</b> 35<br><b>Weight:</b> 4<br><b>Is_Fragile:</b> False<br><b>ETA:</b> 5", "<b>ID:</b> S5<br><b>Position:</b> (0, 2, 5)<br><b>Size:</b> 2x2x1<br><b>Value:</b> 35<br><b>Weight:</b> 4<br><b>Is_Fragile:</b> False<br><b>ETA:</b> 5", "<b>ID:</b> S5<br><b>Position:</b> (0, 2, 5)<br><b>Size:</b> 2x2x1<br><b>Value:</b> 35<br><b>Weight:</b> 4<br><b>Is_Fragile:</b> False<br><b>ETA:</b> 5"], "name": "Package S5", "opacity": 1, "showlegend": false, "type": "mesh3d", "x": [0, 2, 2, 0, 0, 2, 2, 0], "y": [2, 2, 4, 4, 2, 2, 4, 4], "z": [5, 5, 5, 5, 6, 6, 6, 6]}, {"alphahull": 0, "color": "#EF553B", "flatshading": true, "hovertemplate": "%{hovertext}<extra></extra>", "hovertext": ["<b>ID:</b> T1<br><b>Position:</b> (1.0, 1, 0)<br><b>Size:</b> 6x8x3<br><b>Value:</b> 35<br><b>Weight:</b> 42<br><b>Is_Fragile:</b> False<br><b>ETA:</b> 7", "<b>ID:</b> T1<br><b>Position:</b> (1.0, 1, 0)<br><b>Size:</b> 6x8x3<br><b>Value:</b> 35<br><b>Weight:</b> 42<br><b>Is_Fragile:</b> False<br><b>ETA:</b> 7", "<b>ID:</b> T1<br><b>Position:</b> (1.0, 1, 0)<br><b>Size:</b> 6x8x3<br><b>Value:</b> 35<br><b>Weight:</b> 42<br><b>Is_Fragile:</b> False<br><b>ETA:</b> 7", "<b>ID:</b> T1<br><b>Position:</b> (1.0, 1, 0)<br><b>Size:</b> 6x8x3<br><b>Value:</b> 35<br><b>Weight:</b> 42<br><b>Is_Fragile:</b> False<br><b>ETA:</b> 7", "<b>ID:</b> T1<br><b>Position:</b> (1.0, 1, 0)<br><b>Size:</b> 6x8x3<br><b>Value:</b> 35<br><b>Weight:</b> 42<br><b>Is_Fragile:</b> False<br><b>ETA:</b> 7", "<b>ID:</b> T1<br><b>Position:</b> (1.0, 1, 0)<br><b>Size:</b> 6x8x3<br><b>Value:</b> 35<br><b>Weight:</b> 42<br><b>Is_Fragile:</b> False<br><b>ETA:</b> 7", "<b>ID:</b> T1<br><b>Position:</b> (1.0, 1, 0)<br><b>Size:</b> 6x8x3<br><b>Value:</b> 35<br><b>Weight:</b> 42<br><b>Is_Fragile:</b> False<br><b>ETA:</b> 7", "<b>ID:</b> T1<br><b>Position:</b> (1.0, 1, 0)<br><b>Size:</b> 6x8x3<br><b>Value:</b> 35<br><b>Weight:</b> 42<br><b>Is_Fragile:</b> False<br><b>ETA:</b> 7"], "name": "Package T1", "opacity": 1, "showlegend": false, "type": "mesh3d", "x": [13, 19, 19, 13, 13, 19, 19, 13], "y": [2, 2, 10, 10, 2, 2, 10, 10], "z": [0, 0, 0, 0, 3, 3, 3, 3]}, {"alphahull": 0, "color": "#AB63FA", "flatshading": true, "hovertemplate": "%{hovertext}<extra></extra>", "hovertext": ["<b>ID:</b> T2<br><b>Position:</b> (1.0, 10, 0)<br><b>Size:</b> 5x7x4<br><b>Value:</b> 30<br><b>Weight:</b> 38<br><b>Is_Fragile:</b> False<br><b>ETA:</b> 6", "<b>ID:</b> T2<br><b>Position:</b> (1.0, 10, 0)<br><b>Size:</b> 5x7x4<br><b>Value:</b> 30<br><b>Weight:</b> 38<br><b>Is_Fragile:</b> False<br><b>ETA:</b> 6", "<b>ID:</b> T2<br><b>Position:</b> (1.0, 10, 0)<br><b>Size:</b> 5x7x4<br><b>Value:</b> 30<br><b>Weight:</b> 38<br><b>Is_Fragile:</b> False<br><b>ETA:</b> 6", "<b>ID:</b> T2<br><b>Position:</b> (1.0, 10, 0)<br><b>Size:</b> 5x7x4<br><b>Value:</b> 30<br><b>Weight:</b> 38<br><b>Is_Fragile:</b> False<br><b>ETA:</b> 6", "<b>ID:</b> T2<br><b>Position:</b> (1.0, 10, 0)<br><b>Size:</b> 5x7x4<br><b>Value:</b> 30<br><b>Weight:</b> 38<br><b>Is_Fragile:</b> False<br><b>ETA:</b> 6", "<b>ID:</b> T2<br><b>Position:</b> (1.0, 10, 0)<br><b>Size:</b> 5x7x4<br><b>Value:</b> 30<br><b>Weight:</b> 38<br><b>Is_Fragile:</b> False<br><b>ETA:</b> 6", "<b>ID:</b> T2<br><b>Position:</b> (1.0, 10, 0)<br><b>Size:</b> 5x7x4<br><b>Value:</b> 30<br><b>Weight:</b> 38<br><b>Is_Fragile:</b> False<br><b>ETA:</b> 6", "<b>ID:</b> T2<br><b>Position:</b> (1.0, 10, 0)<br><b>Size:</b> 5x7x4<br><b>Value:</b> 30<br><b>Weight:</b> 38<br><b>Is_Fragile:</b> False<br><b>ETA:</b> 6"], "name": "Package T2", "opacity": 1, "showlegend": false, "type": "mesh3d", "x": [13, 18, 18, 13, 13, 18, 18, 13], "y": [11, 11, 18, 18, 11, 11, 18, 18], "z": [0, 0, 0, 0, 4, 4, 4, 4]}, {"alphahull": 0, "color": "#B6E880", "flatshading": true, "hovertemplate": "%{hovertext}<extra></extra>", "hovertext": ["<b>ID:</b> S3<br><b>Position:</b> (1.0, 18, 0)<br><b>Size:</b> 2x1x1<br><b>Value:</b> 28<br><b>Weight:</b> 3<br><b>Is_Fragile:</b> True<br><b>ETA:</b> 4", "<b>ID:</b> S3<br><b>Position:</b> (1.0, 18, 0)<br><b>Size:</b> 2x1x1<br><b>Value:</b> 28<br><b>Weight:</b> 3<br><b>Is_Fragile:</b> True<br><b>ETA:</b> 4", "<b>ID:</b> S3<br><b>Position:</b> (1.0, 18, 0)<br><b>Size:</b> 2x1x1<br><b>Value:</b> 28<br><b>Weight:</b> 3<br><b>Is_Fragile:</b> True<br><b>ETA:</b> 4", "<b>ID:</b> S3<br><b>Position:</b> (1.0, 18, 0)<br><b>Size:</b> 2x1x1<br><b>Value:</b> 28<br><b>Weight:</b> 3<br><b>Is_Fragile:</b> True<br><b>ETA:</b> 4", "<b>ID:</b> S3<br><b>Position:</b> (1.0, 18, 0)<br><b>Size:</b> 2x1x1<br><b>Value:</b> 28<br><b>Weight:</b> 3<br><b>Is_Fragile:</b> True<br><b>ETA:</b> 4", "<b>ID:</b> S3<br><b>Position:</b> (1.0, 18, 0)<br><b>Size:</b> 2x1x1<br><b>Value:</b> 28<br><b>Weight:</b> 3<br><b>Is_Fragile:</b> True<br><b>ETA:</b> 4", "<b>ID:</b> S3<br><b>Position:</b> (1.0, 18, 0)<br><b>Size:</b> 2x1x1<br><b>Value:</b> 28<br><b>Weight:</b> 3<br><b>Is_Fragile:</b> True<br><b>ETA:</b> 4", "<b>ID:</b> S3<br><b>Position:</b> (1.0, 18, 0)<br><b>Size:</b> 2x1x1<br><b>Value:</b> 28<br><b>Weight:</b> 3<br><b>Is_Fragile:</b> True<br><b>ETA:</b> 4"], "name": "Package S3", "opacity": 1, "showlegend": false, "type": "mesh3d", "x": [13, 15, 15, 13, 13, 15, 15, 13], "y": [19, 19, 20, 20, 19, 19, 20, 20], "z": [0, 0, 0, 0, 1, 1, 1, 1]}, {"line": {"color": "black", "dash": "dashdot", "width": 3}, "mode": "lines", "name": "Unassigned Area", "showlegend": false, "type": "scatter3d", "x": [12, 20, 20, 12, 12], "y": [1, 1, 21, 21, 1], "z": [0, 0, 0, 0, 0]}], "layout": {"margin": {"b": 0, "l": 0, "pad": 0, "r": 0, "t": 0}, "scene": {"aspectmode": "data", "xaxis": {"showbackground": false, "showgrid": false, "showticklabels": false, "ticks": "", "title": {"text": ""}, "zeroline": false}, "yaxis": {"showbackground": false, "showgrid": false, "showticklabels": false, "ticks": "", "title": {"text": ""}, "zeroline": false}, "zaxis": {"showbackground": false, "showgrid": false, "showticklabels": false, "ticks": "", "title": {"text": ""}, "zeroline": false}}}}
